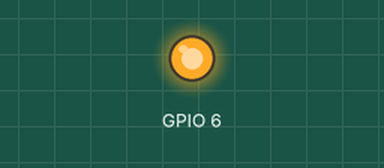
The program below on a simulated Raspberry Pi (BCM pin numbers). On the bench: output pins drawn as LEDs (lit = HIGH). What the program prints to the terminal is not drawn. At 0.0 s the program stops and its outputs stay as they are.

Above: at 0.1 s.
Timing chart, 0 to 1.5 s (numbered marks = the images above):
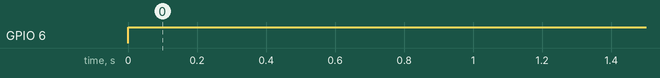

The program:

pressure.py
```python
# pressure sensor on SPI
import board
import busio
import digitalio
import time
import sys

def const(a):
    return a

_BME280_REGISTER_SOFTRESET = const(0xE0)
_BME280_REGISTER_CTRL_HUM = const(0xF2)
_BME280_REGISTER_STATUS = const(0xF3)
_BME280_REGISTER_CTRL_MEAS = const(0xF4)
_BME280_REGISTER_CONFIG = const(0xF5)
_BME280_REGISTER_TEMPDATA = const(0xFA)
_BME280_REGISTER_HUMIDDATA = const(0xFD)


class BMP280(object):
    def __init__(self, cs_pin=board.D6):
        self._chip_select = cs_pin
        self.cs = digitalio.DigitalInOut(self._chip_select)  # normally GPIO 5
        self.cs.direction = digitalio.Direction.OUTPUT
        self.spi = busio.SPI(board.SCLK, board.MOSI, board.MISO)
        while not self.spi.try_lock():
            pass
        self.spi.configure(baudrate=4000000)  # 4MHz, chip can do 5MHz normally
        # Note: will run fine at 100KHz
        self.spi.unlock()
        self.raw = bytearray(20)

    def read(self):
        self.cs.value = False
        register = _BME280_REGISTER_TEMPDATA
        self.spi.write(bytes([register & 0xFF]))
        incount = self.spi.readinto(self.raw, end=1)
        print(incount)
        self.cs.value = True


bm = BMP280()
bm.read()
```

Measured:
- by itself, GPIO 6: LOW → HIGH at 0.00 s
